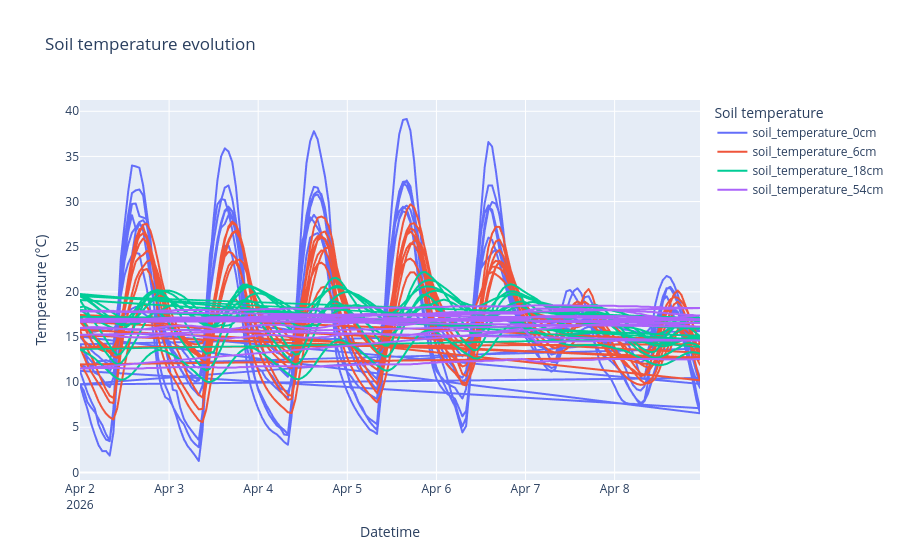

The notebook cell this image was saved under:
### Code cell
soils = [s for s in data.columns if 'soil' in s and 'moist' not in s]

px.line(data,
        x='date',
        y=soils,
        title='Soil temperature evolution',
        labels={
            'date': 'Datetime',
            'value': 'Temperature (°C)',
            'variable': 'Soil temperature'
        })

### Figure 1 — Plotly figure (JSON) as saved in the notebook; plotly's stock layout.template omitted (floating-point values rounded to 4 significant figures; data arrays with more than 128 entries replaced by an {"elided": "..."} marker saying what was removed)
{"data": [{"hovertemplate": "Soil temperature=soil_temperature_0cm<br>Datetime=%{x}<br>Temperature (°C)=%{y}<extra></extra>", "legendgroup": "soil_temperature_0cm", "line": {"color": "#636efa", "dash": "solid"}, "marker": {"symbol": "circle"}, "mode": "lines", "name": "soil_temperature_0cm", "showlegend": true, "type": "scattergl", "x": {"elided": "1344 str values"}, "xaxis": "x", "y": {"elided": "1344 float values"}, "yaxis": "y"}, {"hovertemplate": "Soil temperature=soil_temperature_6cm<br>Datetime=%{x}<br>Temperature (°C)=%{y}<extra></extra>", "legendgroup": "soil_temperature_6cm", "line": {"color": "#EF553B", "dash": "solid"}, "marker": {"symbol": "circle"}, "mode": "lines", "name": "soil_temperature_6cm", "showlegend": true, "type": "scattergl", "x": {"elided": "1344 str values"}, "xaxis": "x", "y": {"elided": "1344 float values"}, "yaxis": "y"}, {"hovertemplate": "Soil temperature=soil_temperature_18cm<br>Datetime=%{x}<br>Temperature (°C)=%{y}<extra></extra>", "legendgroup": "soil_temperature_18cm", "line": {"color": "#00cc96", "dash": "solid"}, "marker": {"symbol": "circle"}, "mode": "lines", "name": "soil_temperature_18cm", "showlegend": true, "type": "scattergl", "x": {"elided": "1344 str values"}, "xaxis": "x", "y": {"elided": "1344 float values"}, "yaxis": "y"}, {"hovertemplate": "Soil temperature=soil_temperature_54cm<br>Datetime=%{x}<br>Temperature (°C)=%{y}<extra></extra>", "legendgroup": "soil_temperature_54cm", "line": {"color": "#ab63fa", "dash": "solid"}, "marker": {"symbol": "circle"}, "mode": "lines", "name": "soil_temperature_54cm", "showlegend": true, "type": "scattergl", "x": {"elided": "1344 str values"}, "xaxis": "x", "y": {"elided": "1344 float values"}, "yaxis": "y"}], "layout": {"legend": {"title": {"text": "Soil temperature"}, "tracegroupgap": 0}, "title": {"text": "Soil temperature evolution"}, "xaxis": {"anchor": "y", "domain": [0, 1], "title": {"text": "Datetime"}}, "yaxis": {"anchor": "x", "domain": [0, 1], "title": {"text": "Temperature (°C)"}}}}
